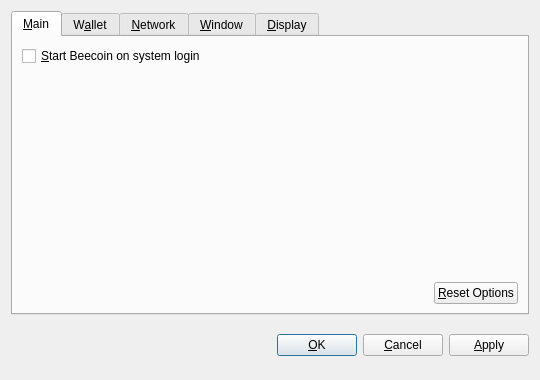
<?xml version="1.0" encoding="UTF-8"?>
<ui version="4.0">
 <class>OptionsDialog</class>
 <widget class="QDialog" name="OptionsDialog">
  <property name="geometry">
   <rect>
    <x>0</x>
    <y>0</y>
    <width>540</width>
    <height>380</height>
   </rect>
  </property>
  <property name="windowTitle">
   <string>Options</string>
  </property>
  <property name="modal">
   <bool>true</bool>
  </property>
  <layout class="QVBoxLayout" name="verticalLayout">
   <item>
    <widget class="QTabWidget" name="tabWidget">
     <property name="tabPosition">
      <enum>QTabWidget::North</enum>
     </property>
     <property name="currentIndex">
      <number>0</number>
     </property>
     <widget class="QWidget" name="tabMain">
      <attribute name="title">
       <string>&amp;Main</string>
      </attribute>
      <layout class="QVBoxLayout" name="verticalLayout_Main">
       <item>
        <widget class="QCheckBox" name="bitcoinAtStartup">
         <property name="toolTip">
          <string>Automatically start Beecoin after logging in to the system.</string>
         </property>
         <property name="text">
          <string>&amp;Start Beecoin on system login</string>
         </property>
        </widget>
       </item>
       <item>
        <spacer name="verticalSpacer_Main">
         <property name="orientation">
          <enum>Qt::Vertical</enum>
         </property>
         <property name="sizeHint" stdset="0">
          <size>
           <width>20</width>
           <height>40</height>
          </size>
         </property>
        </spacer>
       </item>
       <item>
        <layout class="QHBoxLayout" name="horizontalLayout_2_Main">
         <item>
          <spacer name="horizontalSpacer_2_Main">
           <property name="orientation">
            <enum>Qt::Horizontal</enum>
           </property>
           <property name="sizeHint" stdset="0">
            <size>
             <width>40</width>
             <height>20</height>
            </size>
           </property>
          </spacer>
         </item>
         <item>
          <widget class="QPushButton" name="resetButton">
           <property name="toolTip">
            <string>Reset all client options to default.</string>
           </property>
           <property name="text">
            <string>&amp;Reset Options</string>
           </property>
           <property name="autoDefault">
            <bool>false</bool>
           </property>
          </widget>
         </item>
        </layout>
       </item>
      </layout>
     </widget>
     <widget class="QWidget" name="tabWallet">
      <attribute name="title">
       <string>W&amp;allet</string>
      </attribute>
      <layout class="QVBoxLayout" name="verticalLayout_Network">
       <item>
        <widget class="QLabel" name="transactionFeeInfoLabel">
         <property name="text">
          <string>Optional transaction fee per kB that helps make sure your transactions are processed quickly. Most transactions are 1 kB.</string>
         </property>
         <property name="textFormat">
          <enum>Qt::PlainText</enum>
         </property>
         <property name="wordWrap">
          <bool>true</bool>
         </property>
        </widget>
       </item>
       <item>
        <layout class="QHBoxLayout" name="horizontalLayout_1_Main">
         <item>
          <widget class="QLabel" name="transactionFeeLabel">
           <property name="text">
            <string>Pay transaction &amp;fee</string>
           </property>
           <property name="textFormat">
            <enum>Qt::PlainText</enum>
           </property>
           <property name="buddy">
            <cstring>transactionFee</cstring>
           </property>
          </widget>
         </item>
         <item>
          <widget class="BitcoinAmountField" name="transactionFee"/>
         </item>
         <item>
          <spacer name="horizontalSpacer_1_Main">
           <property name="orientation">
            <enum>Qt::Horizontal</enum>
           </property>
           <property name="sizeHint" stdset="0">
            <size>
             <width>40</width>
             <height>20</height>
            </size>
           </property>
          </spacer>
         </item>
        </layout>
       </item>
       <item>
        <widget class="QLabel" name="label">
         <property name="text">
          <string>If you disable the spending of unconfirmed change, the change from a transaction cannot be used until that transaction has at least one confirmation. This also affects how your balance is computed.</string>
         </property>
         <property name="wordWrap">
          <bool>true</bool>
         </property>
        </widget>
       </item>
       <item>
        <widget class="QCheckBox" name="spendZeroConfChange">
         <property name="text">
          <string>Spend unconfirmed change  (experts only)</string>
         </property>
        </widget>
       </item>
       <item>
        <spacer name="verticalSpacer">
         <property name="orientation">
          <enum>Qt::Vertical</enum>
         </property>
         <property name="sizeHint" stdset="0">
          <size>
           <width>20</width>
           <height>40</height>
          </size>
         </property>
        </spacer>
       </item>
      </layout>
     </widget>
     <widget class="QWidget" name="tabNetwork">
      <attribute name="title">
       <string>&amp;Network</string>
      </attribute>
      <layout class="QVBoxLayout" name="verticalLayout_Network">
       <item>
        <widget class="QCheckBox" name="mapPortUpnp">
         <property name="toolTip">
          <string>Automatically open the Beecoin client port on the router. This only works when your router supports UPnP and it is enabled.</string>
         </property>
         <property name="text">
          <string>Map port using &amp;UPnP</string>
         </property>
        </widget>
       </item>
       <item>
        <widget class="QCheckBox" name="connectSocks">
         <property name="toolTip">
          <string>Connect to the Beecoin network through a SOCKS proxy (e.g. when connecting through Tor).</string>
         </property>
         <property name="text">
          <string>&amp;Connect through SOCKS proxy:</string>
         </property>
        </widget>
       </item>
       <item>
        <layout class="QHBoxLayout" name="horizontalLayout_Network">
         <item>
          <widget class="QLabel" name="proxyIpLabel">
           <property name="text">
            <string>Proxy &amp;IP:</string>
           </property>
           <property name="textFormat">
            <enum>Qt::PlainText</enum>
           </property>
           <property name="buddy">
            <cstring>proxyIp</cstring>
           </property>
          </widget>
         </item>
         <item>
          <widget class="QValidatedLineEdit" name="proxyIp">
           <property name="maximumSize">
            <size>
             <width>140</width>
             <height>16777215</height>
            </size>
           </property>
           <property name="toolTip">
            <string>IP address of the proxy (e.g. 127.0.0.1)</string>
           </property>
          </widget>
         </item>
         <item>
          <widget class="QLabel" name="proxyPortLabel">
           <property name="text">
            <string>&amp;Port:</string>
           </property>
           <property name="textFormat">
            <enum>Qt::PlainText</enum>
           </property>
           <property name="buddy">
            <cstring>proxyPort</cstring>
           </property>
          </widget>
         </item>
         <item>
          <widget class="QLineEdit" name="proxyPort">
           <property name="maximumSize">
            <size>
             <width>55</width>
             <height>16777215</height>
            </size>
           </property>
           <property name="toolTip">
            <string>Port of the proxy (e.g. 9050)</string>
           </property>
          </widget>
         </item>
         <item>
          <widget class="QLabel" name="socksVersionLabel">
           <property name="text">
            <string>SOCKS &amp;Version:</string>
           </property>
           <property name="textFormat">
            <enum>Qt::PlainText</enum>
           </property>
           <property name="buddy">
            <cstring>socksVersion</cstring>
           </property>
          </widget>
         </item>
         <item>
          <widget class="QValueComboBox" name="socksVersion">
           <property name="toolTip">
            <string>SOCKS version of the proxy (e.g. 5)</string>
           </property>
          </widget>
         </item>
         <item>
          <spacer name="horizontalSpacer_Network">
           <property name="orientation">
            <enum>Qt::Horizontal</enum>
           </property>
           <property name="sizeHint" stdset="0">
            <size>
             <width>40</width>
             <height>20</height>
            </size>
           </property>
          </spacer>
         </item>
        </layout>
       </item>
       <item>
        <spacer name="verticalSpacer_Network">
         <property name="orientation">
          <enum>Qt::Vertical</enum>
         </property>
         <property name="sizeHint" stdset="0">
          <size>
           <width>20</width>
           <height>40</height>
          </size>
         </property>
        </spacer>
       </item>
      </layout>
     </widget>
     <widget class="QWidget" name="tabWindow">
      <attribute name="title">
       <string>&amp;Window</string>
      </attribute>
      <layout class="QVBoxLayout" name="verticalLayout_Window">
       <item>
        <widget class="QCheckBox" name="minimizeToTray">
         <property name="toolTip">
          <string>Show only a tray icon after minimizing the window.</string>
         </property>
         <property name="text">
          <string>&amp;Minimize to the tray instead of the taskbar</string>
         </property>
        </widget>
       </item>
       <item>
        <widget class="QCheckBox" name="minimizeOnClose">
         <property name="toolTip">
          <string>Minimize instead of exit the application when the window is closed. When this option is enabled, the application will be closed only after selecting Quit in the menu.</string>
         </property>
         <property name="text">
          <string>M&amp;inimize on close</string>
         </property>
        </widget>
       </item>
       <item>
        <spacer name="verticalSpacer_Window">
         <property name="orientation">
          <enum>Qt::Vertical</enum>
         </property>
         <property name="sizeHint" stdset="0">
          <size>
           <width>20</width>
           <height>40</height>
          </size>
         </property>
        </spacer>
       </item>
      </layout>
     </widget>
     <widget class="QWidget" name="tabDisplay">
      <attribute name="title">
       <string>&amp;Display</string>
      </attribute>
      <layout class="QVBoxLayout" name="verticalLayout_Display">
       <item>
        <layout class="QHBoxLayout" name="horizontalLayout_1_Display">
         <item>
          <widget class="QLabel" name="langLabel">
           <property name="text">
            <string>User Interface &amp;language:</string>
           </property>
           <property name="textFormat">
            <enum>Qt::PlainText</enum>
           </property>
           <property name="buddy">
            <cstring>lang</cstring>
           </property>
          </widget>
         </item>
         <item>
          <widget class="QValueComboBox" name="lang">
           <property name="toolTip">
            <string>The user interface language can be set here. This setting will take effect after restarting Beecoin.</string>
           </property>
          </widget>
         </item>
        </layout>
       </item>
       <item>
        <layout class="QHBoxLayout" name="horizontalLayout_2_Display">
         <item>
          <widget class="QLabel" name="unitLabel">
           <property name="text">
            <string>&amp;Unit to show amounts in:</string>
           </property>
           <property name="textFormat">
            <enum>Qt::PlainText</enum>
           </property>
           <property name="buddy">
            <cstring>unit</cstring>
           </property>
          </widget>
         </item>
         <item>
          <widget class="QValueComboBox" name="unit">
           <property name="toolTip">
            <string>Choose the default subdivision unit to show in the interface and when sending coins.</string>
           </property>
          </widget>
         </item>
        </layout>
       </item>
       <item>
        <widget class="QCheckBox" name="displayAddresses">
         <property name="toolTip">
          <string>Whether to show Beecoin addresses in the transaction list or not.</string>
         </property>
         <property name="text">
          <string>&amp;Display addresses in transaction list</string>
         </property>
        </widget>
       </item>
       <item>
        <widget class="QCheckBox" name="coinControlFeatures">
         <property name="toolTip">
          <string>Whether to show coin control features or not.</string>
         </property>
         <property name="text">
          <string>Display coin &amp;control features (experts only!)</string>
         </property>
        </widget>
       </item>
       <item>
        <spacer name="verticalSpacer_Display">
         <property name="orientation">
          <enum>Qt::Vertical</enum>
         </property>
         <property name="sizeHint" stdset="0">
          <size>
           <width>20</width>
           <height>40</height>
          </size>
         </property>
        </spacer>
       </item>
      </layout>
     </widget>
    </widget>
   </item>
   <item>
    <layout class="QHBoxLayout" name="horizontalLayout_Buttons">
     <item>
      <spacer name="horizontalSpacer_1">
       <property name="orientation">
        <enum>Qt::Horizontal</enum>
       </property>
       <property name="sizeHint" stdset="0">
        <size>
         <width>40</width>
         <height>48</height>
        </size>
       </property>
      </spacer>
     </item>
     <item>
      <widget class="QLabel" name="statusLabel">
       <property name="font">
        <font>
         <weight>75</weight>
         <bold>true</bold>
        </font>
       </property>
       <property name="text">
        <string/>
       </property>
       <property name="textFormat">
        <enum>Qt::PlainText</enum>
       </property>
       <property name="wordWrap">
        <bool>true</bool>
       </property>
      </widget>
     </item>
     <item>
      <spacer name="horizontalSpacer_2">
       <property name="orientation">
        <enum>Qt::Horizontal</enum>
       </property>
       <property name="sizeHint" stdset="0">
        <size>
         <width>40</width>
         <height>48</height>
        </size>
       </property>
      </spacer>
     </item>
     <item>
      <widget class="QPushButton" name="okButton">
       <property name="text">
        <string>&amp;OK</string>
       </property>
      </widget>
     </item>
     <item>
      <widget class="QPushButton" name="cancelButton">
       <property name="text">
        <string>&amp;Cancel</string>
       </property>
       <property name="autoDefault">
        <bool>false</bool>
       </property>
      </widget>
     </item>
     <item>
      <widget class="QPushButton" name="applyButton">
       <property name="text">
        <string>&amp;Apply</string>
       </property>
       <property name="autoDefault">
        <bool>false</bool>
       </property>
      </widget>
     </item>
    </layout>
   </item>
  </layout>
 </widget>
 <customwidgets>
  <customwidget>
   <class>BitcoinAmountField</class>
   <extends>QSpinBox</extends>
   <header>bitcoinamountfield.h</header>
  </customwidget>
  <customwidget>
   <class>QValueComboBox</class>
   <extends>QComboBox</extends>
   <header>qvaluecombobox.h</header>
  </customwidget>
  <customwidget>
   <class>QValidatedLineEdit</class>
   <extends>QLineEdit</extends>
   <header>qvalidatedlineedit.h</header>
  </customwidget>
 </customwidgets>
 <resources/>
 <connections/>
</ui>
